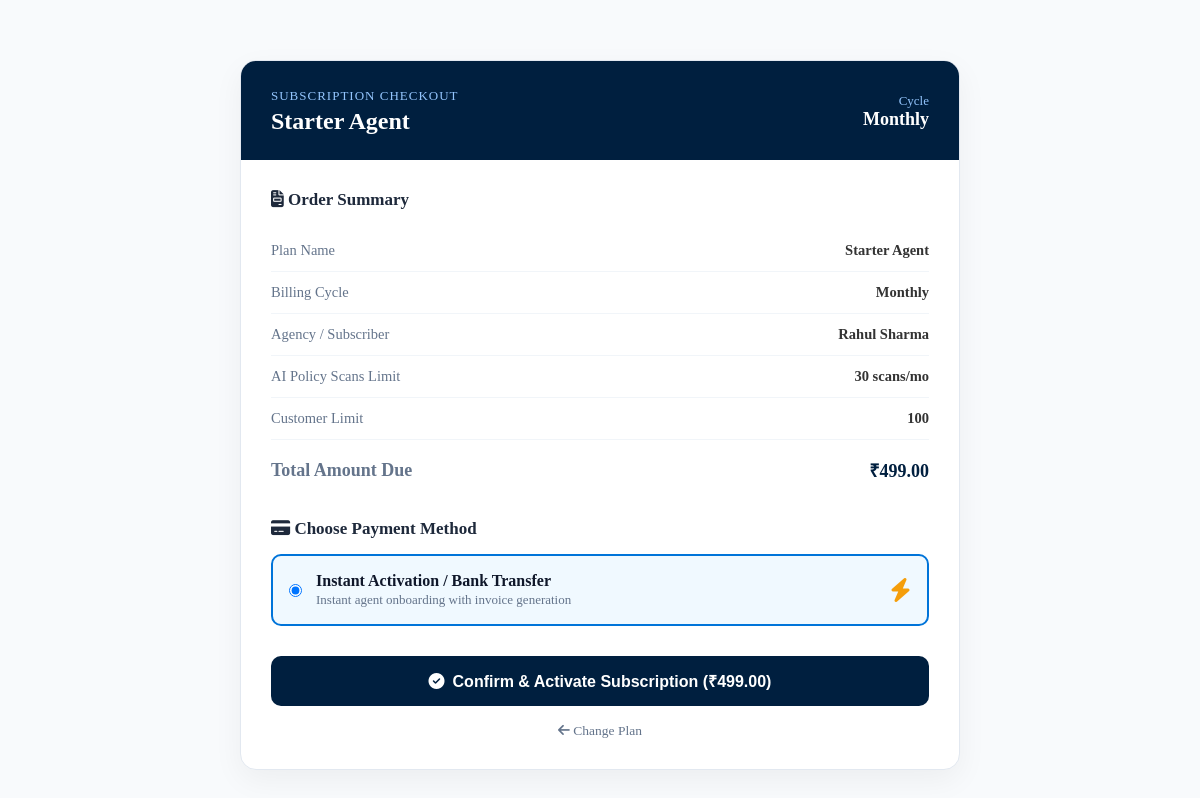
/payment_checkout.php?plan_id=1&cycle=monthly (signed in), run on the app's committed database.
### tables this page shows
CREATE TABLE `subscription_plans` (
  `id` BIGINT AUTO_INCREMENT PRIMARY KEY,
  `name` VARCHAR(100) NOT NULL,
  `slug` VARCHAR(100) NOT NULL UNIQUE,
  `description` TEXT NULL,
  `monthly_price` DECIMAL(10,2) NOT NULL DEFAULT 0.00,
  `quarterly_price` DECIMAL(10,2) NOT NULL DEFAULT 0.00,
  `yearly_price` DECIMAL(10,2) NOT NULL DEFAULT 0.00,
  `validity_days` INT NOT NULL DEFAULT 30,
  `max_customers` INT NOT NULL DEFAULT 100,
  `max_policies` INT NOT NULL DEFAULT 200,
  `monthly_ai_scans` INT NOT NULL DEFAULT 50,
  `team_members_limit` INT NOT NULL DEFAULT 1,
  `whatsapp_limit` INT NOT NULL DEFAULT 500,
  `reports_access` BOOLEAN NOT NULL DEFAULT TRUE,
  `advanced_features` BOOLEAN NOT NULL DEFAULT FALSE,
  `is_trial` BOOLEAN NOT NULL DEFAULT FALSE,
  `trial_days` INT NOT NULL DEFAULT 0,
  `is_active` BOOLEAN NOT NULL DEFAULT TRUE,
  `display_order` INT NOT NULL DEFAULT 0,
  `created_at` DATETIME DEFAULT CURRENT_TIMESTAMP,
  `updated_at` DATETIME DEFAULT CURRENT_TIMESTAMP ON UPDATE CURRENT_TIMESTAMP,
  INDEX `idx_plan_slug` (`slug`),
  INDEX `idx_plan_active` (`is_active`)
);

CREATE TABLE `agents` (
  `id` BIGINT AUTO_INCREMENT PRIMARY KEY,
  `user_id` BIGINT NOT NULL UNIQUE,
  `branch_id` BIGINT NULL,
  `agent_code` VARCHAR(30) NOT NULL UNIQUE,
  `name` VARCHAR(150) NOT NULL,
  `agency_name` VARCHAR(200) NULL,
  `mobile` VARCHAR(15) NOT NULL,
  `email` VARCHAR(200) NULL,
  `address` TEXT NULL,
  `city` VARCHAR(100) NULL,
  `pincode` VARCHAR(10) NULL,
  `state` VARCHAR(100) NULL,
  `pan_number` VARCHAR(10) NULL,
  `aadhar_number` VARCHAR(12) NULL,
  `license_number` VARCHAR(30) NULL,
  `license_expiry_date` DATE NULL,
  `tds_rate` DECIMAL(5,2) NOT NULL DEFAULT 5.00,
  `joining_date` DATE NULL,
  `bank_name` VARCHAR(100) NULL,
  `bank_account_no` VARCHAR(20) NULL,
  `ifsc_code` VARCHAR(11) NULL,
  `referral_code` VARCHAR(50) NULL,
  `referred_by_agent_id` BIGINT NULL,
  `logo_path` VARCHAR(255) NULL,
  `whatsapp_consent` TINYINT(1) NOT NULL DEFAULT 1,
  `email_consent` TINYINT(1) NOT NULL DEFAULT 1,
  `terms_accepted_at` DATETIME NULL,
  `active_subscription_id` BIGINT NULL,
  `upi_id` VARCHAR(60) NULL,
  `wallet_balance` DECIMAL(14,2) DEFAULT 0.00,
  `outstanding_balance` DECIMAL(14,2) DEFAULT 0.00,
  `is_active` BOOLEAN DEFAULT TRUE,
  `created_at` DATETIME DEFAULT CURRENT_TIMESTAMP,
  `updated_at` DATETIME DEFAULT CURRENT_TIMESTAMP ON UPDATE CURRENT_TIMESTAMP,
  FOREIGN KEY (`user_id`) REFERENCES `users`(`id`) ON DELETE CASCADE,
  FOREIGN KEY (`branch_id`) REFERENCES `branches`(`id`) ON DELETE SET NULL,
  INDEX `idx_user_id` (`user_id`),
  INDEX `idx_branch_id` (`branch_id`),
  INDEX `idx_agent_code` (`agent_code`),
  INDEX `idx_license_expiry` (`license_expiry_date`),
  INDEX `idx_ag_active_sub` (`active_subscription_id`),
  INDEX `idx_ag_ref_code` (`referral_code`)
);

### config.php (called while the page is built, shortened)
<?php
function getDBConnection() {
    try {
        for ($try = 0; ; $try++) {
            try {
                $conn = new mysqli(DB_HOST, DB_USER, DB_PASS, DB_NAME);
                break;
            } catch (mysqli_sql_exception $e) {
                if ($try >= 3 || in_array($e->getCode(), [1044, 1045, 1049], true)) throw $e;
                error_log("DB connect retry " . ($try + 1) . ": " . $e->getMessage());
                usleep([150000, 400000, 900000][$try]);
            }
        }
        $conn->set_charset("utf8mb4");
        return $conn;
    } catch (Throwable $e) {
        error_log("Database error: " . $e->getMessage());
        $msg = htmlspecialchars($e->getMessage());
        die("<div style='font-family:sans-serif;max-width:620px;margin:50px auto;padding:25px;border:1px solid #f5c6cb;background:#f8d7da;color:#721c24;border-radius:8px;box-shadow:0 4px 12px rgba(0,0,0,0.08);'>
            <h3 style='margin-top:0;color:#721c24;'>Database Error</h3>
            <p><strong>Cause:</strong> " . $msg . "</p>
            <p style='font-size:14px;color:#555;'>Please verify your credentials in <code>config.php</code> or initialize your database using <a href='setup.php' style='color:#0d6efd;font-weight:bold;'>setup.php</a>.</p>
        </div>");
    }
}
function getSetting($key, $default = null) {
    try {
        $conn = getDBConnection();
        $stmt = $conn->prepare("SELECT setting_value FROM system_settings WHERE setting_key = ?");
        $stmt->bind_param("s", $key);
        $stmt->execute();
        $result = $stmt->get_result();
        if ($result->num_rows > 0) {
            $row = $result->fetch_assoc();
            $value = $row['setting_value'];
            return $value;
        }
        return $default;
    } catch (Exception $e) {
        error_log("Get setting error: " . $e->getMessage());
        return $default;
    }
}
function agentIdForUser($conn, $uid) {
    static $memo = [];
    $uid = (int)$uid;
    $st = $conn->prepare("SELECT id FROM agents WHERE user_id = ? LIMIT 1");
    $st->bind_param('i', $uid);
    $st->execute();
    $r = $st->get_result()->fetch_row();
    return $memo[$uid] = $r ? (int)$r[0] : null;
}
function getBranding() {
    static $cache = null;
    $defaults = [
        'site_name' => 'Insurance Management System',
        'site_logo' => 'uploads/logos/site_logo.png',
        'currency_symbol' => '₹',
        'site_footer' => ''
    ];
    try {
        $logo = getSetting('site_logo', $defaults['site_logo']);
        $cache = [
            'site_name' => getSetting('site_name', $defaults['site_name']),
            'site_logo' => $logo,
            'currency_symbol' => getSetting('currency_symbol', $defaults['currency_symbol']),
            'site_footer' => getSetting('site_footer', $defaults['site_footer'])
        ];
    } catch (Exception $e) {
        $cache = $defaults;
    }
    return $cache;
}

### payment_checkout.php (the view, shortened to what this page needs)
<?php
require_once 'config.php';
$userId = (int)($_SESSION['user_id'] ?? 0);
$conn = getDBConnection();
$branding = getBranding();
$currency = $branding['currency_symbol'] ?? '₹';
$aid = agentIdForUser($conn, $userId);
$planId = (int)($_GET['plan_id'] ?? 0);
$cycle = strtolower(trim($_GET['cycle'] ?? 'monthly'));
$pStmt = $conn->prepare("SELECT * FROM subscription_plans WHERE id = ? AND is_active = 1 LIMIT 1");
$pStmt->bind_param("i", $planId);
$pStmt->execute();
$plan = $pStmt->get_result()->fetch_assoc();
if ($plan['is_trial']) {
    $cycle = 'trial';
    $amount = 0.00;
} else {
    if ($cycle === 'quarterly') {
        $amount = (float)$plan['quarterly_price'];
    } elseif ($cycle === 'yearly') {
        $amount = (float)$plan['yearly_price'];
    } else {
        $cycle = 'monthly';
        $amount = (float)$plan['monthly_price'];
    }
}
$agentStmt = $conn->prepare("SELECT a.*, u.email AS user_email FROM agents a JOIN users u ON u.id = a.user_id WHERE a.id = ? LIMIT 1");
$agentStmt->bind_param("i", $aid);
$agentStmt->execute();
$agent = $agentStmt->get_result()->fetch_assoc();
$razorpayEnabled = getSetting('razorpay_enabled', '0') === '1';
$offlineEnabled = getSetting('payment_offline_enabled', '1') === '1';
$razorpayOrderId = null;
?>
<!DOCTYPE html>
<html lang="en">
<head>
    <link rel="stylesheet" href="styles.css?v=5.0">
    <link rel="stylesheet" href="https://cdnjs.cloudflare.com/ajax/libs/font-awesome/6.5.1/css/all.min.css">
</head>
<body style="background: #f8fafc; font-family: inherit;">
    <div style="padding: 20px;">
        <div class="checkout-box">
            <div class="checkout-head">
                <div style="display: flex; justify-content: space-between; align-items: center;">
                    <div>
                        <span style="font-size: 13px; text-transform: uppercase; letter-spacing: 1px; color: #93c5fd;">Subscription Checkout</span>
                        <h2 style="margin: 4px 0 0; font-size: 24px; color: white;"><?php echo htmlspecialchars($plan['name']); ?></h2>
                    </div>
                    <div style="text-align: right;">
                        <span style="font-size: 13px; color: #93c5fd;">Cycle</span>
                        <div style="font-size: 18px; font-weight: 700; text-transform: capitalize;"><?php echo htmlspecialchars($cycle); ?></div>
                    </div>
                </div>
            </div>
            <div class="checkout-body">
                <h3 style="margin-top: 0; color: #1e293b; font-size: 17px;"><i class="fas fa-file-invoice"></i> Order Summary</h3>
                <table class="order-summary-table">
                    <tr>
                        <td style="color: #64748b;">Plan Name</td>
                        <td style="text-align: right; font-weight: 600;"><?php echo htmlspecialchars($plan['name']); ?></td>
                    </tr>
                    <tr>
                        <td style="color: #64748b;">Billing Cycle</td>
                        <td style="text-align: right; font-weight: 600; text-transform: capitalize;"><?php echo htmlspecialchars($cycle); ?></td>
                    </tr>
                    <tr>
                        <td style="color: #64748b;">Agency / Subscriber</td>
                        <td style="text-align: right; font-weight: 600;"><?php echo htmlspecialchars($agent['agency_name'] ?: $agent['name']); ?></td>
                    </tr>
                    <tr>
                        <td style="color: #64748b;">AI Policy Scans Limit</td>
                        <td style="text-align: right; font-weight: 600;"><?php echo number_format($plan['monthly_ai_scans']); ?> scans/mo</td>
                    </tr>
                    <tr>
                        <td style="color: #64748b;">Customer Limit</td>
                        <td style="text-align: right; font-weight: 600;"><?php echo (int)$plan['max_customers'] > 99999 ? 'Unlimited' : number_format($plan['max_customers']); ?></td>
                    </tr>
                    <tr>
                        <td style="color: #64748b;">Total Amount Due</td>
                        <td style="text-align: right; color: #001f3f;"><?php echo $currency . number_format($amount, 2); ?></td>
                    </tr>
                </table>
                <h3 style="margin: 25px 0 15px; color: #1e293b; font-size: 17px;"><i class="fas fa-credit-card"></i> Choose Payment Method</h3>
                <?php if ($offlineEnabled || !$razorpayOrderId): ?>
                    <div class="method-card <?php echo (!$razorpayOrderId) ? 'active' : ''; ?>" onclick="selectMethod('offline')">
                        <div style="display: flex; align-items: center; gap: 14px;">
                            <input type="radio" name="pay_method" id="m_offline" value="offline" <?php echo (!$razorpayOrderId) ? 'checked' : ''; ?>>
                            <div>
                                <label for="m_offline" style="font-weight: 700; color: #0f172a; cursor: pointer; display: block;">Instant Activation / Bank Transfer</label>
                                <span style="font-size: 13px; color: #64748b;">Instant agent onboarding with invoice generation</span>
                            </div>
                        </div>
                        <i class="fas fa-bolt" style="font-size: 24px; color: #f59e0b;"></i>
                    </div>
                <?php endif; ?>
                <div style="margin-top: 30px;">
                    <form method="POST" action="payment_verify.php" id="offlineForm" style="<?php echo ($razorpayEnabled && $razorpayOrderId) ? 'display:none;' : ''; ?>">
                        <button type="submit" class="btn btn-primary btn-block" style="width: 100%; padding: 14px; font-size: 16px; font-weight: 700; border-radius: 8px;">
                            <i class="fas fa-check-circle"></i> Confirm & Activate Subscription (<?php echo $currency . number_format($amount, 2); ?>)
                        </button>
                    </form>
                    <div style="margin-top: 15px; text-align: center;">
                        <a href="agent_plans.php" style="color: #64748b; font-size: 13.5px; text-decoration: none;">
                            <i class="fas fa-arrow-left"></i> Change Plan
                        </a>
                    </div>
                </div>
            </div>
        </div>
    </div>
</body>
</html>

### payment_checkout.php (style rules this page uses)
.checkout-box { max-width: 720px; margin: 40px auto; background: white; border-radius: 16px; border: 1px solid #e2e8f0; box-shadow: 0 10px 30px rgba(0, 0, 0, 0.05); overflow: hidden; }
.checkout-head { background: #001f3f; color: white; padding: 25px 30px; }
.checkout-body { padding: 30px; }
.order-summary-table { width: 100%; border-collapse: collapse; margin: 20px 0; }
.order-summary-table td { padding: 12px 0; border-bottom: 1px solid #f1f5f9; font-size: 14.5px; }
.order-summary-table tr:last-child td { border-bottom: none; font-weight: 700; font-size: 18px; color: #001f3f; padding-top: 18px; }
.method-card { border: 2px solid #cbd5e1; border-radius: 10px; padding: 16px; display: flex; align-items: center; justify-content: space-between; margin-bottom: 15px; cursor: pointer; transition: all 0.2s; }
.method-card:hover, .method-card.active { border-color: #0074D9; background: #f0f9ff; }

### data on the page
subscription_plans: name "Starter Agent", monthly_ai_scans "30", max_customers "100", monthly_price "499.00"
agents: name "Rahul Sharma"

### other printed values
$cycle "Monthly"
$currency "₹"
